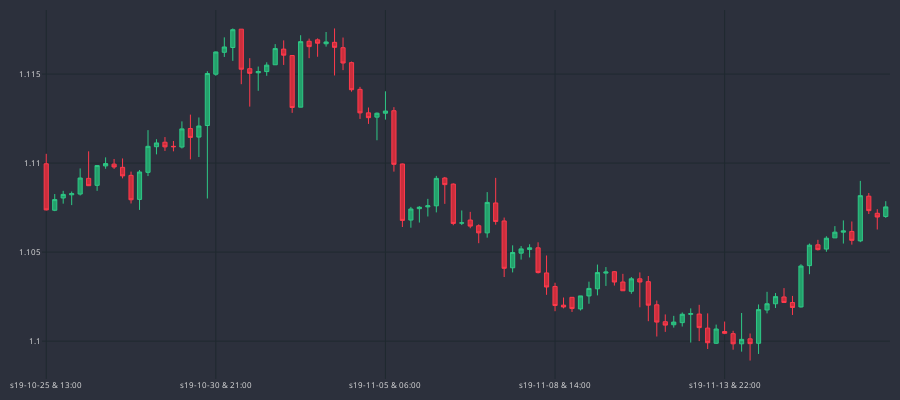

Here is the notebook cell this chart was saved with:
### Code cell
fig = go.Figure()

fig.add_trace(go.Candlestick(
        x=df_plot.sTime,
        open=df_plot.mid_o,
        high=df_plot.mid_h,
        low=df_plot.mid_l,
        close=df_plot.mid_c,
        line=dict(width=1),
        opacity=1,
        increasing_fillcolor ="#24A06B",
        decreasing_fillcolor ="#CC2E3C",
        increasing_line_color ="#2EC886",
        decreasing_line_color ="#FF3A4C",

))


fig.update_yaxes(
    gridcolor='#1f292f',
)
fig.update_xaxes(
    gridcolor='#1f292f',
    rangeslider_visible=False,
    nticks=5,
    
)

fig.update_layout(
    width=900,
    height=400,
    margin=dict(l=10, r=10, b=10, t=10,),
    paper_bgcolor='#2c303c',
    plot_bgcolor='#2c303c',
    font = dict(size=8, color='#e1e1e1'),

)

fig.show()
